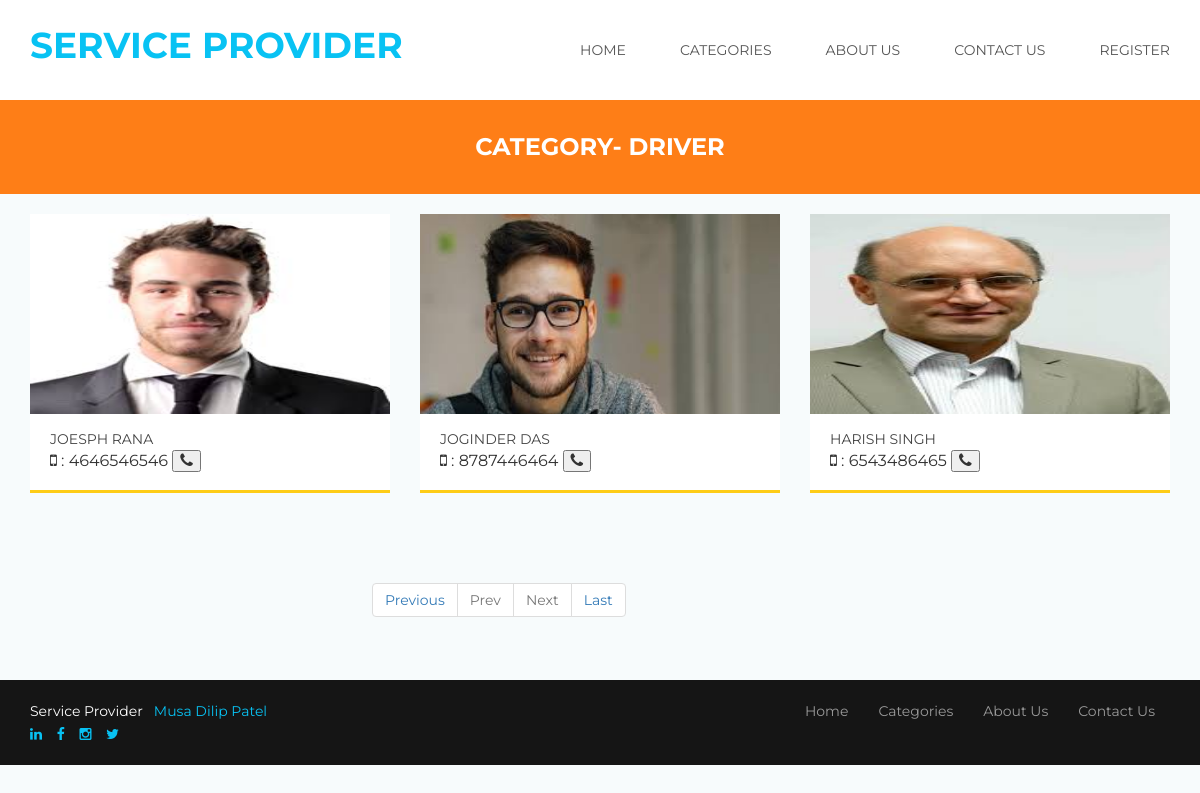
The page /view-category-detail.php?viewid=Driver on the database its author committed.
### tables this page shows
CREATE TABLE `tblperson` (
  `ID` int(10) NOT NULL,
  `Category` varchar(200) DEFAULT NULL,
  `Name` varchar(200) DEFAULT NULL,
  `Picture` varchar(200) DEFAULT NULL,
  `MobileNumber` bigint(10) DEFAULT NULL,
  `Address` mediumtext DEFAULT NULL,
  `City` varchar(200) NOT NULL,
  `RegDate` timestamp NULL DEFAULT current_timestamp()
);

### view-category-detail.php (the view, shortened to what this page needs)
<!DOCTYPE html>
<html>
<head>
	<link rel="stylesheet" type="text/css" href="bootstrap/css/bootstrap.min.css">
	<link rel="stylesheet" type="text/css" href="css/style.css">
	<link rel="stylesheet" type="text/css" href="css/menu.css">
	<link rel="stylesheet" type="text/css" href="css/color/color.css">
	<link rel="stylesheet" type="text/css" href="assets/testimonial/css/style.css" />
	<link rel="stylesheet" type="text/css" href="assets/testimonial/css/elastislide.css" />
	<link rel="stylesheet" type="text/css" href="css/responsive.css">
    <link rel="stylesheet" type="text/css" href="css/font-awesome.css">
	<link rel="stylesheet" type="text/css" href="assets/revolution_slider/css/revslider.css" media="screen" />
</head>
<body>
	<div class="theme-wrap clearfix">
	<?php include_once('includes/header.php');?>
		<div class="page-title-wrap bgorange-1 padding-top-30 padding-bottom-30">
<?php
$vid=$_SESSION['vid'];
?>
			<h4 class="white">Category- <?php echo $vid; ?></h4>
		</div>
		<section class="aside-layout-section padding-top-20 padding-bottom-40">
			<div class="container">
				<div class="row">
					<div class="col-md-12 col-sm-8 col-xs-12 main-wrap">
						<div class="listing-section padding-bottom-40">
							<div class="">
								<div class="add-listing-wrapper">
									<div class="listing-main gridview tab-content">
											<div id="latest-listing" class="tab-pane active">
												<div class="listing-wrapper three-column row">
<?php
        if (isset($_GET['pageno'])) {
            $pageno = $_GET['pageno'];
        } else {
            $pageno = 1;
        }
        $no_of_records_per_page = 10;
        $offset = ($pageno-1) * $no_of_records_per_page;
$total_pages_sql = "SELECT COUNT(*) FROM tblperson where Category=:vid";
$ret= $dbh -> prepare($total_pages_sql);
$ret->bindParam(':vid',$vid,PDO::PARAM_STR);
$ret->execute();
$total_rows = $ret->fetchColumn();
$total_pages = ceil($total_rows / $no_of_records_per_page);
$sql="SELECT * from  tblperson where Category=:vid LIMIT $offset, $no_of_records_per_page";
$query = $dbh -> prepare($sql);
$query->bindParam(':vid',$vid,PDO::PARAM_STR);
$query->execute();
$results=$query->fetchAll(PDO::FETCH_OBJ);
$cnt=1;
if($query->rowCount() > 0)
{
foreach($results as $row)
{               ?>
													<div class="item col-md-4 col-sm-6 col-xs-12">
														<div class="listing-item clearfix">
															<div class="figure">
																<img src="admin/images/<?php echo $row->Picture;?>" alt="listing item" height="200" width="200"/>
															</div>
															<div class="listing-content clearfix">
																<div class="listing-title">
																	<h6><a href="single-person-detail.php?viewid=<?php echo htmlentities ($row->ID);?>"><?php  echo $row->Name;?></a></h6>
																</div>
																<div class="listing-location pull-left">
																	<i class="fa fa-mobile" ></i> :
																	<?php  echo $row->MobileNumber;?>
																	<button onclick="document.location.href = 'tel:917387084384'" class="fa fa-phone"></button>
																</div>
															</div>
														</div>
														<div class="listing-border-bottom bgyallow-1"></div>
													</div>
	<?php $cnt=$cnt+1;}} ?>
												</div>
											</div>
									</div>
								</div>
							</div>
						</div>
						<div style="margin-left:30%" >
    <ul class="body pagination pagination-primary">
<li class="page-item"><a class="page-link" href="?pageno=1">Previous</a></li>
      <li class="page-item active <?php if($pageno <= 1){ echo 'disabled'; } ?>">
            <a href="<?php if($pageno <= 1){ echo '#'; } else { echo "?pageno=".($pageno - 1); } ?>" class="page-link">Prev</a>
        </li>
  <li class="page-item <?php if($pageno >= $total_pages){ echo 'disabled'; } ?>">
            <a class="page-link" href="<?php if($pageno >= $total_pages){ echo '#'; } else { echo "?pageno=".($pageno + 1); } ?>">Next</a>
        </li>
        <li class="page-item"><a href="?pageno=<?php echo $total_pages; ?>" class="page-link"> Last</a></li>
                            </ul>
</div>
					</div>
				</div>
			</div>
		</section>
	<?php include_once('includes/footer.php');?>
</body>
</html>

### includes/header.php (shortened to what this page needs)
<div class="header">
            <div class="nav-wrapper">
                <div class="container">
                    <nav class="wsmenu slideLeft clearfix">
                        <div class="logo pull-left"><a href="index.php" title="Responsive Slide Menus"><h3 style="color:#08c2f3">Service Provider </h3></a></div>
                        <ul class="mobile-sub wsmenu-list pull-right">
                            <li><a href="index.php" class="">Home</a>
                            </li>
                            <li><a href="category.php">categories <span class="arrow"></span></a></li>
                            <li><a href="about.php">About Us <span class="arrow"></span></a></li>
                          <li><a href="contact.php">Contact Us <span class="arrow"></span></a></li>
                          <li><a href="Register.php">Register <span class="arrow"></span></a></li>
                        </ul>
                    </nav>
                </div>
            </div>
        </div>

### includes/footer.php (shortened to what this page needs)
<footer>
            <div class="footer-bottom">
                <div class="container">
                    <div class="row clearfix">
                        <div class="col-md-8 col-sm-12 col-xs-12 pull-right margin-bottom-20">
                            <nav class="footer-menu wsmenu clearfix">
                                <ul class="wsmenu-list pull-right">
                                  <li><a href="index.php" class="">Home</a></li>
                                  <li><a href="category.php">categories <span class="arrow"></span></a></li>
                                  <li><a href="about.php">About Us <span class="arrow"></span></a></li>
                                  <li><a href="contact.php">Contact Us <span class="arrow"></span></a></li>
                                </ul>
                            </nav>
                        </div>
                        <div class="col-md-4 col-sm-12 col-xs-12 pull-left margin-bottom-20">
                            <div class="footer-copyright">
                                <p> <a  href='#' style="color:white;">Service Provider</a> &nbsp;&nbsp;<a target='blank' href="https://www.google.com/search?rlz=1C1ONGR_enIN1039IN1039&sxsrf=AJOqlzVSCx31uGrnMyZmYzvd1H4bBCYCwg:1676926374389&q=Musa+Dilip+Patel&stick=H4sIAAAAAAAAAOOwesSozi3w8sc9YSm5SWtOXmOU4BLzSsxLLEl0LkpNLEkNTk0sSs5wTixK4VnEKuBbWpyo4JKZk1mgEACUzAEAGTAeuz8AAAA&sa=X&ved=2ahUKEwi4pPDG_aT9AhVE3jgGHYFPDbQQnJoFegQIJBAG&biw=1229&bih=571&dpr=1.56">Musa Dilip Patel </a>
                               <br>
                                <a href="https://www.linkedin.com/in/musa-patel-397617246/" target="_blank"><i class="fa fa-linkedin"></i></a>
                                <a href="https://www.facebook.com/musa.patel.7334" target="_blank"><i class="fa fa-facebook-f"></i></a>
                                <a href="https://instagram.com/mush_d_patel_05?igshid=NmQ2ZmYxZjA=" target="_blank"><i class="fa fa-instagram"></i></a>
                                <a href="https://twitter.com/Mushpatel2114" target="_blank"><i class="fa fa-twitter"></i></a>
                            </footer></p>
                            </div>

### css/style.css (style rules this page uses)
html, body, div, span, applet, object, iframe,h1, h2, h3, h4, h5, h6, p, blockquote, pre,a, abbr, acronym, address, big, cite, code,del, dfn, em, img, ins, kbd, q, s, samp, small, strike, strong, sub, sup, tt, var,b, u, i, center,dl, dt, dd, ol, ul, li,fieldset, form, label, legend,table, caption, tbody, tfoot, thead, tr, th, td, article, aside, canvas, details, embed,figure, figcaption, footer, header, hgroup,menu, nav, output, ruby, section, summary,time, mark, audio, video { margin: 0;padding: 0;border: 0;font-size: 100%;font: inherit;vertical-align: baseline; }
article, aside, details, figcaption, figure,footer, header, hgroup, menu, nav, section { display: block; }
body { line-height: 1;margin:0 ;padding:0 ;transition:all 0.3s ease;overflow-x: hidden; }
html { position:relative;overflow-x:hidden; }
ol, ul { list-style: none;margin:0; padding:0; }
a { display:block; }
img { display:block; }
img { max-width:100%; }
body { font-family:'Montserrat',sans-serif; }
h1,h2,h3,h4,h5,h6 { font-family:'Montserrat',sans-serif; font-weight:700; margin:0; text-align:center; line-height:1.4; letter-spacing:0.6px; text-transform:uppercase; letter-spacing:0; }
h3 { font-size:36px; }
h4 { font-size:24px; }
h6 { font-size:16px; }
p { font-family:'Montserrat'; font-size:14px; padding:0; font-weight:400; text-align:center; margin:0; line-height:1.6; text-decoration:none; }
a,span,ul,li { font-family:'Montserrat'; font-size:14px; padding:0; font-weight:400; text-align:center; margin:0; line-height:1.6; text-decoration:none !important; }
p,span,a { padding:0; }
.container,.container-fluid { padding-left:0;padding-right:0; }
.padding-bottom-30 { padding-bottom:30px; }
.padding-bottom-40 { padding-bottom:40px; }
.padding-top-20 { padding-top:20px; }
.padding-top-30 { padding-top:30px; }
.margin-bottom-20 { margin-bottom:20px; }
.logo { padding:20px 0; }
.logo a { display:inline-block; }
.listing-border-bottom { height:3px;width:100%; }
.tab-content .tab-pane { position: relative; }
.listing-wrapper .item { margin-bottom:30px; }
.listing-item .figure { position:relative; }
.listing-item .listing-content { padding:14px 20px 18px;position:relative; }
.listing-item .listing-content .listing-title h6 a { letter-spacing:0; font-size:16px;text-transform:uppercase;text-align:left;font-family:'Montserrat'; }
.aside-layout-section .gridview .listing-item .listing-content .listing-title h6 a { font-size:14px; }
.footer-copyright p { text-align:left; }
.footer-copyright p a { display:inline-block; }
.footer-bottom { padding-top:20px; }

### css/menu.css (style rules this page uses)
.wsmenu { font-family:Helvetica, sans-serif; color:#fff; position:relative; font-size:15px; padding:0px; margin:0px auto; width:100%; background-color:#ffffff; }
.wsmenu-list { text-align:left; margin:0 auto 0 auto; display: block; padding:0px; }
.wsmenu-list > li { text-align:center; display: table-cell; }
.wsmenu-list > li > a { display:block; color:#555; padding:38px 21px; line-height:1; text-decoration:none; position:relative; font-family:'Montserrat'; text-transform:uppercase; }
.wsmenu-list > li:last-child a { display:block; color:#555; padding:20px 0 20px 21px; line-height:1; text-decoration:none; position:relative; }
.wsmenu-list li a:before { margin-right: 5px; position: relative; content: "|"; line-height: 16px; font-size: 24px; top: 3px; color:rgba(255,255,255,0); }
@media screen and (-webkit-min-device-pixel-ratio:0) { .wsmenu-list > li > a { padding: 39px 21px; } }
.footer-menu.wsmenu { background: none; }
.footer-menu.wsmenu .wsmenu-list { line-height: 1; }
.footer-menu.wsmenu .wsmenu-list li a::before { display:none; }
.footer-menu.wsmenu .wsmenu-list > li > a { padding: 0px 15px;text-transform:capitalize;color:#999; }

### css/color/color.css (style rules this page uses)
h1,h2,h3,h4,h5,h6 { color:#444; }
p,a,span,ul,li { color:#999; }
body { background:#f7fbfc; }
.white { color:#fff; }
.bgyallow-1 { background:#fecc17; }
.bgorange-1 { background:#fe7e17; }
.nav-wrapper { background:#fff; }
.listing-item { background:#fff; }
.listing-item .listing-content .listing-title h6 a { color:#444; }
.footer-bottom { background:#151515; }
.footer-copyright p a { color:#08c2f3; }

### css/responsive.css (style rules this page uses)
@media screen and (max-device-width:1199px) { .feature-item .figure img, .listing-item .figure img, .blog-entry .figure img { width:100%; } }
@media screen and (max-device-width:1199px) { .container { padding-left:15px;padding-right:15px; } }

### rows shown on the page
tblperson: Picture (picture), Name "JOESPH RANA", MobileNumber "4646546546"
tblperson: Picture (picture), Name "JOGINDER DAS", MobileNumber "8787446464"
tblperson: Picture (picture), Name "HARISH SINGH", MobileNumber "6543486465"

### other values the page prints
$vid "DRIVER"
